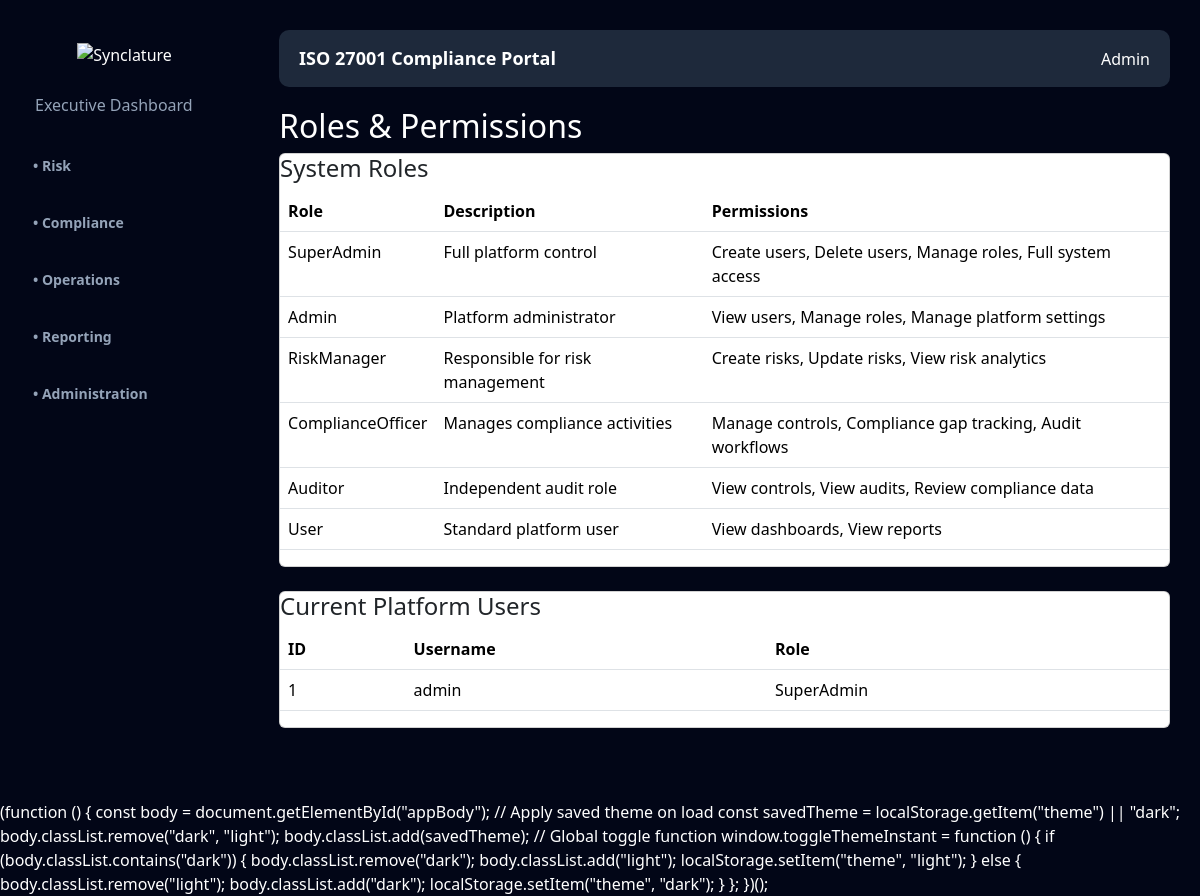
Page /roles-permissions (signed in) on the earlier database version.
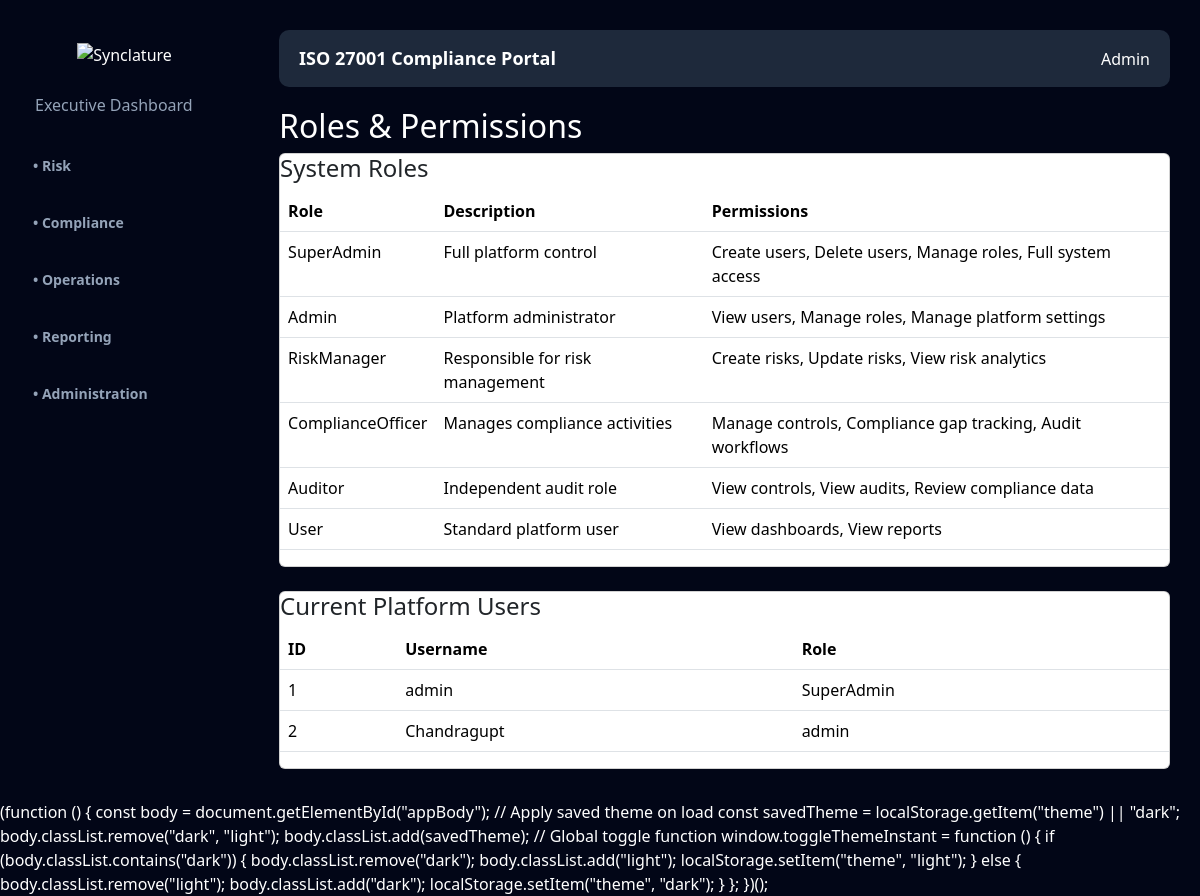
Same page on the later database version.
### models.py (models this page shows)
class User(db.Model):
    id = db.Column(db.Integer, primary_key=True)
    username = db.Column(db.String(100), unique=True)
    password = db.Column(db.String(200))
    role = db.Column(db.String(50))

### app.py (the view)
@app.route("/roles-permissions")
def roles_permissions():
    if "user" not in session:
        return redirect("/login")
    if session.get("role","").lower() not in ["admin","superadmin"]:
        return "Access Denied"
    users = User.query.all()
    return render_template("pages/roles_permissions.html", users=users)

### app.py (called while the page is built)
@app.context_processor
def inject_theme():
    return dict(theme=session.get("theme", "dark"))

### templates/pages/roles_permissions.html
{% extends "base.html" %}
{% block content %}
<h2>Roles & Permissions</h2>
<div class="card">
<h4>System Roles</h4>
<table class="table">
<tr>
<th>Role</th>
<th>Description</th>
<th>Permissions</th>
</tr>
<tr>
<td>SuperAdmin</td>
<td>Full platform control</td>
<td>Create users, Delete users, Manage roles, Full system access</td>
</tr>
<tr>
<td>Admin</td>
<td>Platform administrator</td>
<td>View users, Manage roles, Manage platform settings</td>
</tr>
<tr>
<td>RiskManager</td>
<td>Responsible for risk management</td>
<td>Create risks, Update risks, View risk analytics</td>
</tr>
<tr>
<td>ComplianceOfficer</td>
<td>Manages compliance activities</td>
<td>Manage controls, Compliance gap tracking, Audit workflows</td>
</tr>
<tr>
<td>Auditor</td>
<td>Independent audit role</td>
<td>View controls, View audits, Review compliance data</td>
</tr>
<tr>
<td>User</td>
<td>Standard platform user</td>
<td>View dashboards, View reports</td>
</tr>
</table>
</div>
<div class="card mt-4">
<h4>Current Platform Users</h4>
<table class="table">
<tr>
<th>ID</th>
<th>Username</th>
<th>Role</th>
</tr>
{% for user in users %}
<tr>
<td>{{ user.id }}</td>
<td>{{ user.username }}</td>
<td>{{ user.role }}</td>
</tr>
{% endfor %}
</table>
</div>
{% endblock %}

Differences in the rows shown:
added User: id "2", username "Chandragupt", role "admin"
